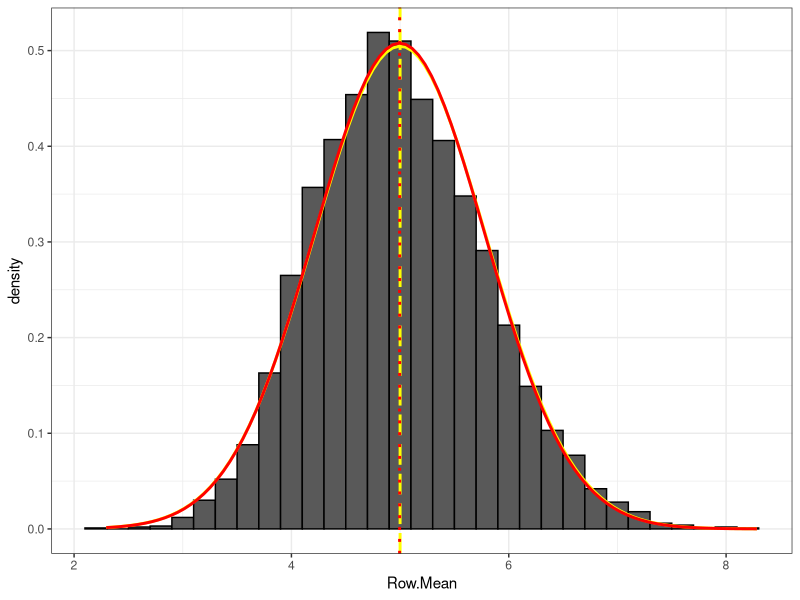

Write the R code that produced this figure.
## ---- chunk 1
library(ggplot2)
set.seed(1234321)
## ---- chunk 2
n <- 40
lambda <- 0.2
simulations <- 5000 ## number of simulations ##
## ---- chunk 3
data.1 <- matrix(rexp(n*simulations, lambda), simulations)
## ---- chunk 4
## compare the theoretical parameters vs the actual observed parameters ##

## 1. mean
Row.Mean <- apply(data.1, 1, mean)
observed.Mean <- mean(Row.Mean)
theory.Mean <- 1/lambda

print(observed.Mean) ## the calculated mean
print(theory.Mean) ## the theoretical mean
## ---- chunk 5
## 2. variance
observed.Var <- var(Row.Mean)
observed.Std <- sd(Row.Mean)
theory.Std <- ((1/lambda) * (1/sqrt(n)))
theory.Var <- theory.Std^2

print(observed.Std) ## the calculated standard deviation
print(theory.Std) ## the theoretical standard deviation
print(observed.Var) ## the calculated variance
print(theory.Var) ## the theoretical variance
## ---- chunk 6
## visualization
Row.Mean <- as.data.frame(Row.Mean)
plot1 <- ggplot(Row.Mean, aes(x = Row.Mean)) + geom_histogram(binwidth = lambda, color = "black", aes(y = ..density..))
plot1 <- plot1 + geom_vline(xintercept = theory.Mean, size=1.0, color = "yellow", linetype = "longdash")
plot1 <- plot1 + geom_vline(xintercept = observed.Mean, size=1.0, color = "red", linetype = "dotted")
plot1 <- plot1 + stat_function(fun = dnorm, args = list(mean = theory.Mean, sd = theory.Std), color = "yellow", size = 1.0)
plot1 <- plot1 + stat_function(fun = dnorm, args = list(mean = observed.Mean, sd = observed.Std), color = "red", size = 1.0)
plot1 <- plot1 + theme_bw()
plot1
